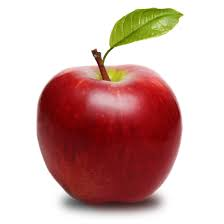
#> input picture lab1/new_apple.bmp, 224 x 224 px, given in place of the camera
$ jupyter execute --allow-errors 01-introduction.ipynb   (text cells are left out)
#> lines starting #> are read from the running program, lines starting #| are printed output that depends on the picture; after the words box and inside, x2 and y2 are one past the last pixel; in counts of white or black regions, pixels touching at a corner belong together
[cell 1]
# Requirements for this tutorial

[cell 2]
# If you prefer, you can convert this notebook to a Python script by uncommenting the following command

[cell 3]
import cv2
import numpy as np
import matplotlib.pyplot as plt
import os

dataDir = '../images/'

[cell 4]
# Opening an image
img = cv2.imread(os.path.join(dataDir, 'apple.jpg'))

# Showing the image
cv2.imshow("apple.jpg", img)

# Waiting for user to press a key to close the image
cv2.waitKey(0)

# Close the window after user pressed a key
cv2.destroyWindow("apple.jpg")

[cell 5]
# Check image characteristics
print(f"type: {type(img)}")
#| type: <class 'NoneType'>
#> (the rest of this cell did not finish here and is left out)

[cell 6]
# Saving image in bmp format
cv2.imwrite('new_apple.bmp', img)
#> Out = True

[cell 7]
# Create an image
img = np.ones((100, 200, 1), np.uint8)

print(img)

# Change the intensity to 100
img = img * 100

# Display the image
plt.imshow(img, cmap='gray', vmin=0, vmax=355) # when displaying grayscale images, use cmap="gray" and define the range of values [vmin, vmax]
plt.axis("off")

cv2.imshow("grayscale example", img)
cv2.waitKey(0)
cv2.destroyWindow("grayscale example")

[cell 8]
# Draw a line with thickness of 5 px
cv2.line(img, (0, 0), (200, 100), 255, 5)
cv2.line(img, (200, 0), (0, 100), 255, 5)

# Display image
plt.imshow(img, cmap='gray', vmin=0, vmax=255)
plt.axis("off")

# Display image using opencv
cv2.imshow("grayscale example", img)
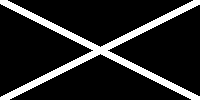
#> window 'grayscale example': shape (100, 200, 1); values 100 (black) and 255 (white), 14.4% white; 1 white region, box (x1, y1, x2, y2) and area: (0, 0, 200, 100) 2886
cv2.waitKey(0)
cv2.destroyWindow("grayscale example")

[cell 9]
img = np.ones((300, 400, 3), np.uint8)

# Plot uses RGB order If using the plot
# img[:,:, 0:2] *= 255

# Open CV2 uses BGR order
img[:,:,:] = [0,255,255]

cv2.line(img, (0, 0), (400, 300), (0,0,255), 5)
cv2.line(img, (400, 0), (0, 300), (255,0,0), 5)

# Display image using matplotlib
plt.imshow(img) # when displaying colored images, we do not need to define cmap="gray"
plt.axis("off")


# Display image using opencv
cv2.imshow("yellow image example", img)
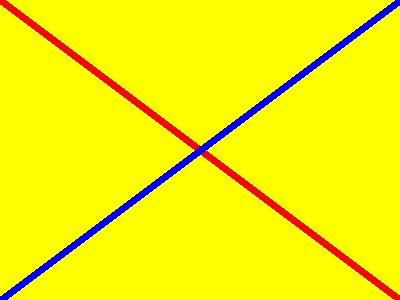
#> window 'yellow image example': shape (300, 400, 3); mean B, G, R 7.2, 240.8, 247.8
cv2.waitKey(0)
cv2.destroyWindow("yellow image example")

[cell 10]
altered_img = cv2.cvtColor(img, cv2.COLOR_BGR2RGB)

# Display image using matplotlib
plt.imshow(altered_img)
ax = plt.axis("off")

[cell 11]
# Open image
bgr_img = cv2.imread(os.path.join(dataDir, "bank_notes_1.JPG"))

# Convert image into grayscale and show it in a different window
#> (the rest of this cell did not finish here and is left out)

[cell 12]
# Open image
bgr_img = cv2.imread(os.path.join(dataDir, "bank_notes_1.JPG"))

#> (the rest of this cell did not finish here and is left out)

[cell 13]
bgr_img = cv2.imread(os.path.join(dataDir, "bank_notes_1.JPG"))


#> (the rest of this cell did not finish here and is left out)

[cell 14]
window_name = "window 1"
bgr_img = cv2.imread(os.path.join(dataDir, "bank_notes_1.JPG"))


def change_pixel_to_blue(event, x, y, flags, param):
    if event == cv2.EVENT_LBUTTONDOWN:
        print(f"Clicked at X:{x}, Y:{y}")

        bgr_img[y,x,:] = [255, 0, 0]

        cv2.imshow(window_name, bgr_img)
    if event == cv2.EVENT_MOUSEMOVE:
        print(f"Hovering position X:{x}, Y:{y}")


cv2.imshow(window_name ,bgr_img)

cv2.setMouseCallback(window_name, change_pixel_to_blue)

while True:

    key = cv2.waitKey(10)
#> (key q is pressed here)

    if key == ord('q') or key == 27:
        break

cv2.destroyAllWindows()

[cell 15]
window_name = "window 1"
bgr_img = cv2.imread(os.path.join(dataDir, "bank_notes_1.JPG"))


def select_roi(event, x, y, flags, param):
    if event == cv2.EVENT_LBUTTONDOWN:

        if len(param) < 1:
            param.append((x,y))

        else:
            first_click = param[0]
            second_click = (x,y)

            print(param)
            # save image from the selected area
            roi_width = abs(first_click[0] - second_click[0])
            roi_height = abs(first_click[1] - second_click[1])

            top_left_point = (min([first_click[0],second_click[0]]), min([first_click[1],second_click[1]]) )

            cv2.imwrite("roi-output-ex2_2.png", bgr_img[top_left_point[1]:top_left_point[1] + roi_height, top_left_point[0]:top_left_point[0] + roi_width:])

            print("Saved image ROI")

            param.pop()


cv2.imshow(window_name ,bgr_img)

clicks = []

cv2.setMouseCallback(window_name, select_roi, param=clicks)


while True:
    key = cv2.waitKey(0)
#> (key q is pressed here)
    # Esc value
    if key == 27:
        break

cv2.destroyAllWindows()

[cell 16]
# Define a VideoCapture Object
cap = cv2.VideoCapture(0)
if not cap.isOpened():
    print("Cannot open camera")
    exit()

frame_nr = 0
while True:
    # Capture frame-by-frame
    ret, frame = cap.read()
#> frame is the input picture: shape (224, 224, 3); mean B, G, R 171.5, 175.9, 209.8

    # If frame is read correctly ret is True
    if not ret:
        print("Can't receive frame (stream end?). Exiting ...")
        break

    # Display the resulting frame
    cv2.imshow('webcam', frame)

    # Wait for user to press s to save frame
    if cv2.waitKey(1) == ord('s'):
#> (key q is pressed here)
        frame_name = 'frame' + str(frame_nr) + '.png'
        cv2.imwrite(frame_name, frame)
        cv2.imshow("Saved frame: " + frame_name, frame)
        cv2.waitKey(0)
        cv2.destroyWindow("Saved frame: " + frame_name)

    # Wait for user to press q to quit
    if cv2.waitKey(1) == ord('q'):
#> (key q is pressed here)
        break

    frame_nr += 1

# When everything is done, release the capture
cap.release()
cv2.destroyAllWindows()

[cell 17]
import cv2
import numpy as np

# Define a VideoCapture Object
cap = cv2.VideoCapture(0)
if not cap.isOpened():
    print("Cannot open camera")
    exit()

frame_nr = 0
while True:
    # Capture frame-by-frame
    ret, frame = cap.read()

    # If frame is read correctly ret is True
    if not ret:
        print("Can't receive frame (stream end?). Exiting ...")
        break

    # Turn the frame to gray scale
    gray_scale_frame = cv2.cvtColor(frame, cv2.COLOR_BGR2GRAY)
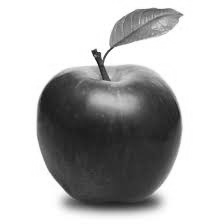
#> gray_scale_frame: shape (224, 224); min 14, max 255, mean 185.6
    _, gray_scale_frame_gen = cv2.threshold(gray_scale_frame, 128, 128, cv2.THRESH_BINARY)
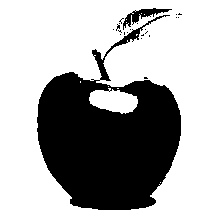
#> gray_scale_frame_gen: shape (224, 224); values 0 (black) and 128 (white), 68.6% white; 22 black regions (20 under 20 px), largest, box (x1, y1, x2, y2) and area: (37, 15, 181, 210) 15361, (123, 8, 172, 30) 319
    # Display the resulting frame
    cv2.imshow('webcam', gray_scale_frame_gen)

    # Wait for user to press s to save frame
    if cv2.waitKey(1) == ord('s'):
#> (key q is pressed here)
        frame_name = 'frame' + str(frame_nr) + '.png'
        cv2.imwrite(frame_name, gray_scale_frame_gen)


        cv2.imshow("Saved frame: " + frame_name, gray_scale_frame_gen)
        cv2.waitKey(0)
        cv2.destroyWindow("Saved frame: " + frame_name)

    # Wait for user to press q to quit
    if cv2.waitKey(1) == ord('q'):
#> (key q is pressed here)
        break

    frame_nr += 1

# When everything is done, release the capture
cap.release()
cv2.destroyAllWindows()

[cell 18]
import cv2
import numpy as np

# Define a VideoCapture Object
cap = cv2.VideoCapture(0)
if not cap.isOpened():
    print("Cannot open camera")
    exit()

frame_nr = 0
while True:
    # Capture frame-by-frame
    ret, frame = cap.read()

    # If frame is read correctly ret is True
    if not ret:
        print("Can't receive frame (stream end?). Exiting ...")
        break

    # Turn the frame to HSV
    hsv_frame = cv2.cvtColor(frame, cv2.COLOR_BGR2HSV)
#> hsv_frame: shape (224, 224, 3); mean H, S, V 53.4, 74.3, 210.8

    # Tresh the hsv colors (for blue color)
    lower_bound = np.array([85, 50, 20])
    upper_bound = np.array([135, 255, 255])
    hsv_frame_gen = cv2.inRange(hsv_frame, lower_bound, upper_bound)
#> hsv_frame_gen: shape (224, 224); every value is 0

    # Apply mask to frame
    final_output = cv2.bitwise_and(frame,frame ,mask=hsv_frame_gen)
#> final_output: shape (224, 224, 3); every value is 0

    # Display the resulting frame
    cv2.imshow('webcam', final_output)

    # Wait for user to press s to save frame
    if cv2.waitKey(1) == ord('s'):
#> (key q is pressed here)
        frame_name = 'frame' + str(frame_nr) + '.png'
        cv2.imwrite(frame_name, final_output)


        cv2.imshow("Saved frame: " + frame_name, final_output)
        cv2.waitKey(0)
        cv2.destroyWindow("Saved frame: " + frame_name)

    # Wait for user to press q to quit
    if cv2.waitKey(1) == ord('q'):
#> (key q is pressed here)
        break

    frame_nr += 1

# When everything is done, release the capture
cap.release()
cv2.destroyAllWindows()
